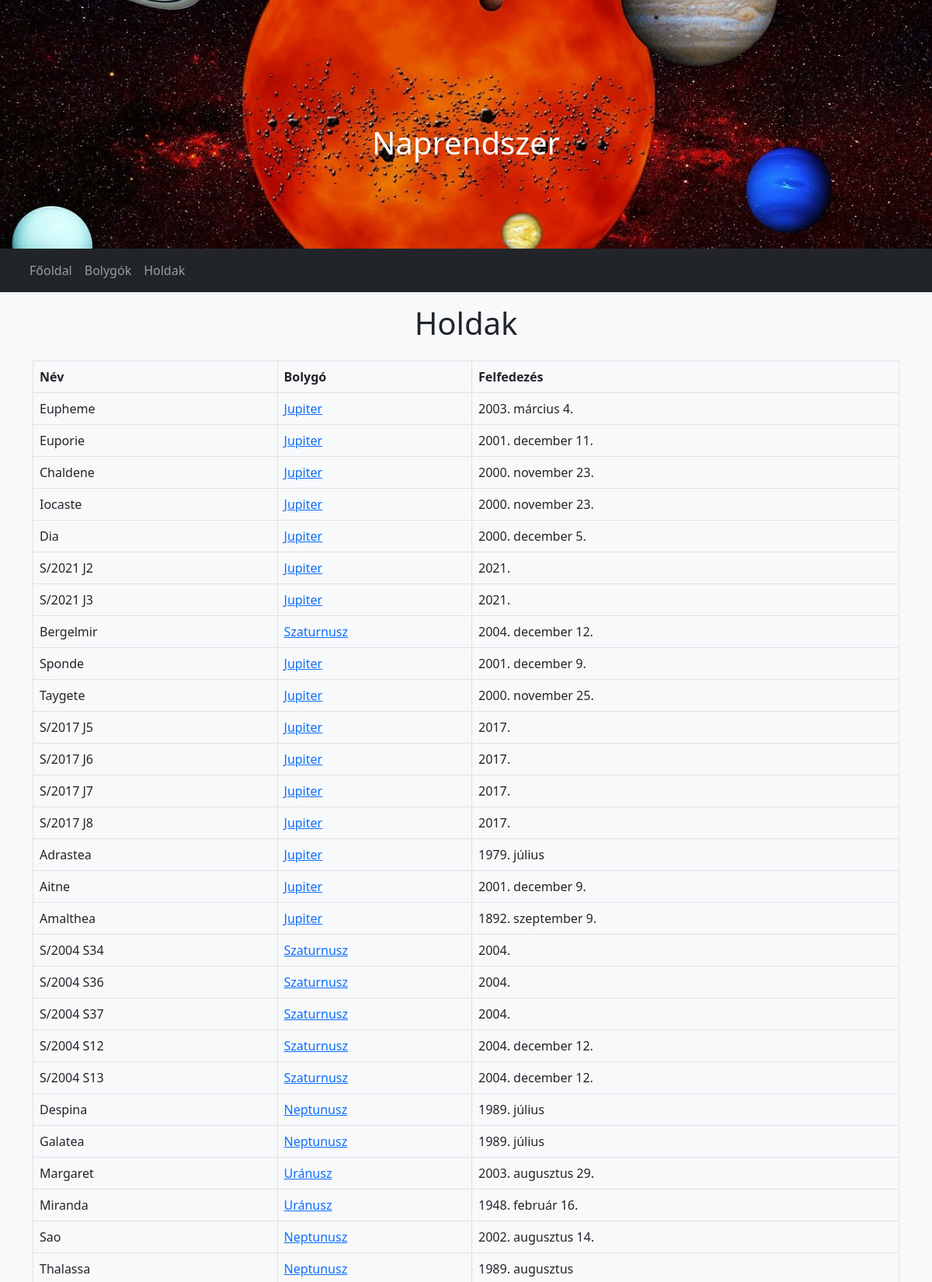
/includes/holdak.php (upper part), run on the app's committed database.
### tables this page shows
CREATE TABLE `holdak` (
  `id` int(11) NOT NULL,
  `nev` text NOT NULL,
  `bolygo` int(11) NOT NULL,
  `felfedezes` text NOT NULL
);

CREATE TABLE `bolygok` (
  `id` int(11) NOT NULL,
  `nev` text NOT NULL,
  `tavolsag` bigint(20) NOT NULL,
  `sebesseg` int(11) NOT NULL,
  `egyenlito` int(11) NOT NULL,
  `keringes` int(11) NOT NULL,
  `atmoszfera` text NOT NULL
);

### includes/queries.php (called while the page is built, shortened)
<?php
    function Moons()
    {
        $con = Connect();
        $sql = "SELECT holdak.nev AS hold_neve, bolygok.id AS hold_id, bolygok.nev AS bolygo_neve, holdak.felfedezes As hold_felfedezes
        FROM holdak
        LEFT JOIN bolygok ON holdak.bolygo = bolygok.id";
        $result = mysqli_query($con, $sql);
        return $result;
    }
?>

### includes/holdak.php (the view, shortened to what this page needs)
<?php
    include("header.php");
    $result = Moons();
?>
<div class="container pb-2">
        <h1 class="text-center display-6 py-3">Holdak</h1>
        <table class="table table-bordered">
            <tr>
                <th>Név</th>
                <th>Bolygó</th>
                <th>Felfedezés</th>
            </tr>
            <?php while($row = mysqli_fetch_array($result)) { ?>
            <tr>
                <td>
                    <?php echo $row["hold_neve"];?>
                </td>
                <td>
                    <a href="bolygok.php?id=<?php echo $row["hold_id"]; ?>"><?php echo $row["bolygo_neve"];?></a>
                </td>
                <td>
                    <?php echo $row["hold_felfedezes"];?>
                </td>
              <?php } ?>
            </tr>
        </table>
    </div>
<?php
    include("footer.php");
?>

### data on the page
holdak: nev "Eupheme", bolygo.nev "Jupiter", felfedezes "2003. március 4."
holdak: nev "Euporie", bolygo.nev "Jupiter", felfedezes "2001. december 11."
holdak: nev "Chaldene", bolygo.nev "Jupiter", felfedezes "2000. november 23."
holdak: nev "Iocaste", bolygo.nev "Jupiter", felfedezes "2000. november 23."
holdak: nev "Dia", bolygo.nev "Jupiter", felfedezes "2000. december 5."
holdak: nev "S/2021 J2", bolygo.nev "Jupiter", felfedezes "2021."
holdak: nev "S/2021 J3", bolygo.nev "Jupiter", felfedezes "2021."
holdak: nev "Bergelmir", bolygo.nev "Szaturnusz", felfedezes "2004. december 12."
holdak: nev "Sponde", bolygo.nev "Jupiter", felfedezes "2001. december 9."
holdak: nev "Taygete", bolygo.nev "Jupiter", felfedezes "2000. november 25."
holdak: nev "S/2017 J5", bolygo.nev "Jupiter", felfedezes "2017."
holdak: nev "S/2017 J6", bolygo.nev "Jupiter", felfedezes "2017."
holdak: nev "S/2017 J7", bolygo.nev "Jupiter", felfedezes "2017."
holdak: nev "S/2017 J8", bolygo.nev "Jupiter", felfedezes "2017."
holdak: nev "Adrastea", bolygo.nev "Jupiter", felfedezes "1979. július"
holdak: nev "Aitne", bolygo.nev "Jupiter", felfedezes "2001. december 9."
holdak: nev "Amalthea", bolygo.nev "Jupiter", felfedezes "1892. szeptember 9."
holdak: nev "S/2004 S34", bolygo.nev "Szaturnusz", felfedezes "2004."
holdak: nev "S/2004 S36", bolygo.nev "Szaturnusz", felfedezes "2004."
holdak: nev "S/2004 S37", bolygo.nev "Szaturnusz", felfedezes "2004."
holdak: nev "S/2004 S12", bolygo.nev "Szaturnusz", felfedezes "2004. december 12."
holdak: nev "S/2004 S13", bolygo.nev "Szaturnusz", felfedezes "2004. december 12."
holdak: nev "Despina", bolygo.nev "Neptunusz", felfedezes "1989. július"
holdak: nev "Galatea", bolygo.nev "Neptunusz", felfedezes "1989. július"
holdak: nev "Margaret", bolygo.nev "Uránusz", felfedezes "2003. augusztus 29."
holdak: nev "Miranda", bolygo.nev "Uránusz", felfedezes "1948. február 16."
holdak: nev "Sao", bolygo.nev "Neptunusz", felfedezes "2002. augusztus 14."
holdak: nev "Thalassa", bolygo.nev "Neptunusz", felfedezes "1989. augusztus"
